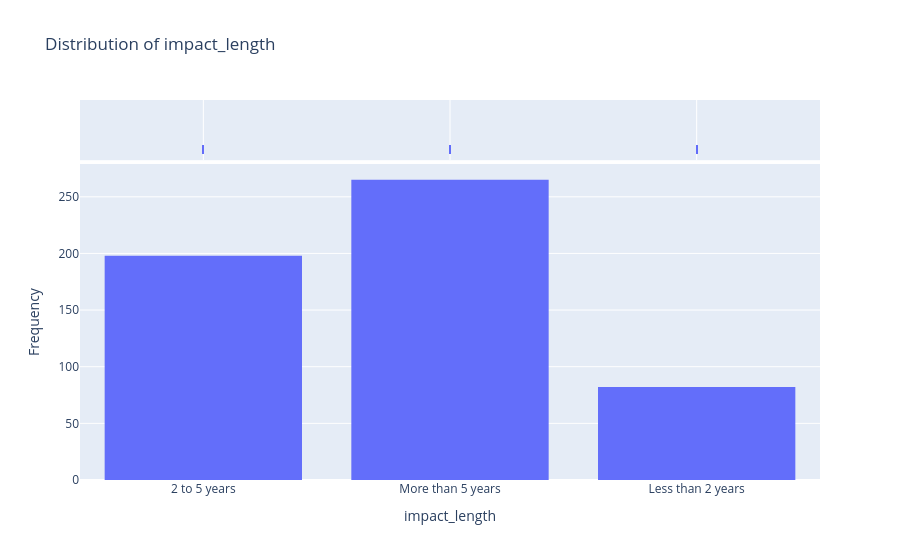

Source (notebook cell):
### Markdown cell above
##### Distribution of impact_length

### Code cell
fig = eda_functions.histogram(train_en, 'impact_length')

### Figure 1 — Plotly figure (JSON) as saved in the notebook; plotly's stock layout.template omitted (floating-point values rounded to 4 significant figures; data arrays with more than 128 entries replaced by an {"elided": "..."} marker saying what was removed)
{"data": [{"alignmentgroup": "True", "bingroup": "x", "hovertemplate": "impact_length=%{x}<br>count=%{y}<extra></extra>", "legendgroup": "", "marker": {"color": "#636efa", "pattern": {"shape": ""}}, "name": "", "nbinsx": 30, "offsetgroup": "", "orientation": "v", "showlegend": false, "type": "histogram", "x": {"elided": "545 str values"}, "xaxis": "x", "yaxis": "y"}, {"alignmentgroup": "True", "boxpoints": "all", "fillcolor": "rgba(255,255,255,0)", "hoveron": "points", "hovertemplate": "impact_length=%{x}<extra></extra>", "jitter": 0, "legendgroup": "", "line": {"color": "rgba(255,255,255,0)"}, "marker": {"color": "#636efa", "symbol": "line-ns-open"}, "name": "", "offsetgroup": "", "showlegend": false, "type": "box", "x": {"elided": "545 str values"}, "xaxis": "x2", "yaxis": "y2"}], "layout": {"barmode": "relative", "legend": {"tracegroupgap": 0}, "title": {"text": "Distribution of impact_length"}, "xaxis": {"anchor": "y", "domain": [0, 1], "title": {"text": "impact_length"}}, "xaxis2": {"anchor": "y2", "domain": [0, 1], "matches": "x", "showgrid": true, "showticklabels": false}, "yaxis": {"anchor": "x", "domain": [0, 0.8316], "title": {"text": "Frequency"}}, "yaxis2": {"anchor": "x2", "domain": [0.8416, 1], "matches": "y2", "showgrid": false, "showline": false, "showticklabels": false, "ticks": ""}}}
